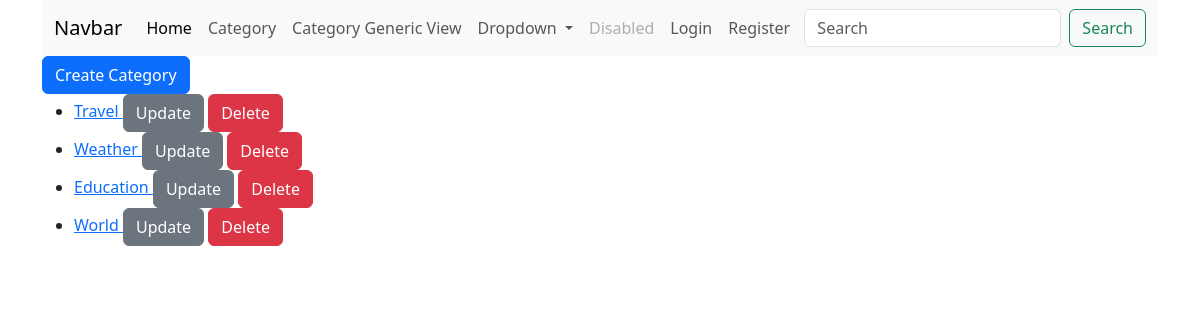
The page /categorylist_g/ on the database its author committed.
### lesson/models.py (models this page shows, shortened)
class BaseModel(models.Model):
    created_at = models.DateTimeField(auto_now_add=True)
    updated_at = models.DateTimeField(auto_now=True)
    class Meta:
        abstract = True

class Category(BaseModel):
    name = models.CharField(max_length=50)

### lesson/views.py (the view)
# urls.py: path('categorylist_g/', CategoryList.as_view(), name='category_list_g'),
class CategoryList(ListView):
    template_name = 'categorylist_g.html'
    model = Category

### templates/categorylist_g.html (shortened to what this page needs)
{% extends 'base.html' %}
{% block content %}
    <a href="{% url 'category_create' %}" class="btn btn-primary">
        Create Category
    </a>
    <ul>
        {% for category in object_list %}
            <li>
                <a href="{% url 'category_detail' category.id %}">
                    {{ category.name }}
                </a>
                <a
                        href="{% url 'category_update' category.id%}"
                        class="btn btn-secondary"
                >
                    Update
                </a>
                <a
                        href="{% url 'category_delete' category.id%}"
                        class="btn btn-danger"
                >
                    Delete
                </a>
            </li>
        {% endfor %}
    </ul>
{% endblock %}

### rows shown on the page
Category: name "Travel"
Category: name "Weather"
Category: name "Education"
Category: name "World"
